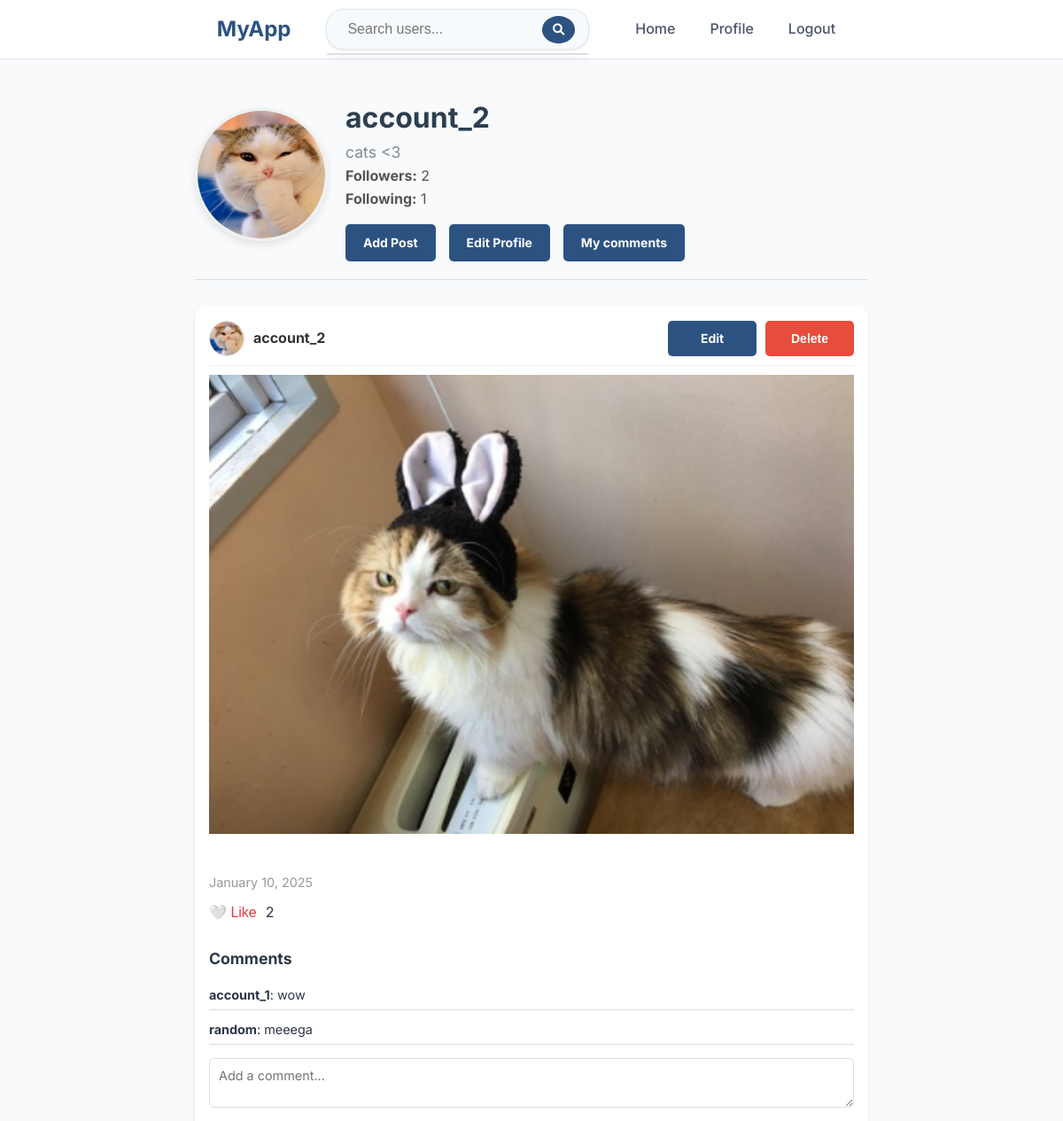
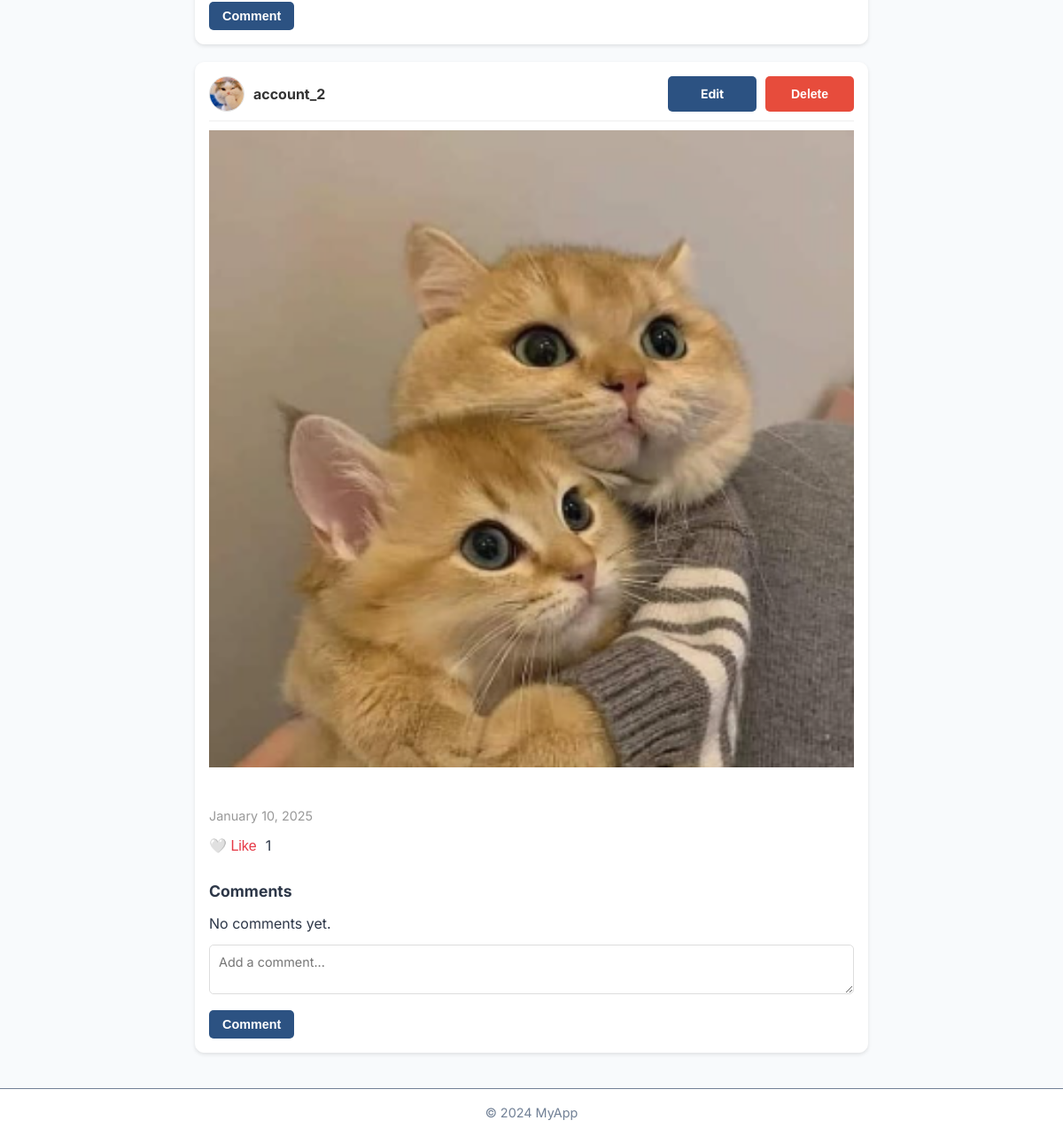
The page /profile/account_2/ (signed in) on the database its author committed (2 pictures, top to bottom).
### social_network/models.py (models this page shows, shortened)
class Profile(models.Model):
    user = models.OneToOneField(User, on_delete=models.CASCADE)
    bio = models.TextField(max_length=500, blank=True)
    profile_picture = models.ImageField(upload_to='profile_pictures/', null=True, blank=True)
    followers = models.ManyToManyField('self', symmetrical=False, related_name='following', blank=True)

class Post(models.Model):
    author = models.ForeignKey(User, on_delete=models.CASCADE)
    content = models.TextField(blank=True)
    image = models.ImageField(upload_to='post_images/', null=True, blank=True)
    created_at = models.DateTimeField(auto_now_add=True)
    updated_at = models.DateTimeField(auto_now=True)
    def is_liked_by(self, user):
        return self.likes.filter(user=user).exists()

class Comment(models.Model):
    post = models.ForeignKey(Post, on_delete=models.CASCADE, related_name='comments')
    author = models.ForeignKey(Profile, on_delete=models.CASCADE)
    content = models.TextField()
    created_at = models.DateTimeField(auto_now_add=True)

### social_network/views.py (the view, shortened to what this page needs)
# urls.py: path('profile/<str:username>/', views.profile_view, name='profile_view'),
@login_required
def profile_view(request, username):
    user = get_object_or_404(User, username=username)
    profile = user.profile
    posts = Post.objects.filter(author=user).order_by('-created_at')
    for post in posts:
        post.is_liked = post.is_liked_by(request.user)
    followers = Follow.objects.filter(followed=user)
    following = Follow.objects.filter(follower=user)
    is_following = Follow.objects.filter(follower=request.user, followed=user).exists()
    return render(request, 'profile/profile.html', {
        'profile': profile,
        'posts': posts,
        'followers': followers,
        'following': following,
        'is_following': is_following,
        'is_my_profile': request.user == user,
    })

### templates/profile/profile.html (shortened to what this page needs)
{% extends 'base.html' %}
{% load static %}
{% block content %}
<link rel="stylesheet" href="{% static 'css/profile.css' %}">
<div class="profile-container">
    <div class="profile-header">
        <div class="profile-picture">
            <img src="{% if profile.profile_picture %}{{ profile.profile_picture.url }}{% else %}{% static 'default_profile_picture.jpg' %}{% endif %}" alt="Profile Picture">
        </div>
        <div class="profile-info">
            <div class="username-section">
                <h1>{{ profile.user.username }}</h1>
            </div>
            <p class="bio">{{ profile.bio }}</p>
            <div class="followers-info">
                <p><strong>Followers:</strong> {{ followers.count }}</p>
                <p><strong>Following:</strong> {{ following.count }}</p>
            </div>
            {% if is_my_profile %}
                    <div class="profile-actions">
                        <a href="{% url 'add_post' %}" class="btn-primary">Add Post</a>
                        <a href="{% url 'edit_profile' %}" class="btn-secondary">Edit Profile</a>
                        <a href="{% url 'download_comments' %}" class="btn-secondary">My comments</a>
                    </div>
            {% endif %}
        </div>
    </div>
    <div class="posts-container">
        <div class="posts-grid">
            {% for post in posts %}
                <div class="post">
                    <div class="post-header">
                        <div class="post-header-left">
                            <img src="{% if profile.profile_picture %}{{ profile.profile_picture.url }}{% else %}{% static 'default_profile_picture.jpg' %}{% endif %}"
                                 alt="Profile Picture" class="profile-picture">
                            <span class="post-author">{{ profile.user.username }}</span>
                        </div>
                        {% if is_my_profile %}
                            <div class="post-actions">
                                <a href="{% url 'edit_post' post.id %}" class="btn-edit">Edit</a>
                                <form method="POST" action="{% url 'delete_post' post.id %}" style="display:inline;">
                                    <button type="submit" class="btn-delete">Delete</button>
                                </form>
                            </div>
                        {% endif %}
                    </div>
                    {% if post.image %}
                        <div class="post-image-container">
                            <img src="{{ post.image.url }}" alt="Post Image" class="post-image">
                        </div>
                    {% endif %}
                    <div class="post-footer">
                        <span class="post-date">{{ post.created_at|date:"F j, Y" }}</span>
                        <div class="like-section">
                            <button class="like-button" data-post-id="{{ post.id }}" data-liked="{{ post.is_liked }}">
                                {% if post.is_liked %}
                                    ❤️ Unlike
                                {% else %}
                                    🤍 Like
                                {% endif %}
                            </button>
                            <span class="likes-count">{{ post.likes.count }}</span>
                        </div>
                        <div class="comments-section">
                            <h4>Comments</h4>
                            <ul>
                                {% for comment in post.comments.all %}
                                    <li class="comment-item">
                                        <div class="comment-content">
                                            <strong>{{ comment.author.user.username }}</strong>: {{ comment.content }}
                                        </div>
                                    </li>
                                {% empty %}
                                    <p>No comments yet.</p>
                                {% endfor %}
                            </ul>
                            <form method="post" action="{% url 'comment_post' post.id %}">
                                <textarea name="content" placeholder="Add a comment..." required></textarea>
                                <button type="submit" class="comment-button">Comment</button>
                            </form>
                        </div>
                    </div>
                </div>
            {% empty %}
                <p>No posts yet.</p>
            {% endfor %}
        </div>
    </div>
</div>
{% endblock %}

### static/css/base.css (style rules this page uses)
* { margin: 0; padding: 0; box-sizing: border-box; }
body { font-family: 'Inter', sans-serif; background-color: #f8fafc; color: #2d3748; line-height: 1.6; display: flex; flex-direction: column; min-height: 100vh; }

### static/css/profile.css (style rules this page uses)
body { font-family: 'Inter', sans-serif; background-color: #f8fafc; color: #2d3748; line-height: 1.6; }
.profile-container { margin: 20px auto; max-width: 800px; padding: 20px; display: flex; flex-direction: column; align-items: center; }
.profile-header { display: flex; align-items: center; gap: 20px; margin-bottom: 30px; border-bottom: 1px solid #ddd; padding-bottom: 20px; width: 100%; }
.profile-picture img { width: 150px; height: 150px; border-radius: 50%; object-fit: cover; border: 3px solid #f0f0f0; box-shadow: 0 4px 10px rgba(0, 0, 0, 0.1); }
.profile-info { flex: 1; }
.username-section { display: flex; align-items: center; gap: 15px; }
.username-section h1 { font-size: 2rem; font-weight: bold; margin: 0; color: #2c3e50; }
.profile-info h1 { font-size: 2rem; font-weight: bold; color: #2c3e50; }
.profile-info .bio { font-size: 1.1rem; color: #7f8c8d; }
.followers-info p { margin: 0; font-size: 1rem; color: #555; }
.profile-actions { display: flex; gap: 15px; margin-top: 15px; }
.btn-primary, .btn-secondary { padding: 10px 20px; font-size: 14px; font-weight: bold; border-radius: 5px; text-decoration: none; color: #ffffff; border: none; cursor: pointer; display: inline-block; }
.btn-primary { background-color: #2c5282; }
.btn-secondary { background-color: #2c5282; }
.posts-container { width: 100%; }
.posts-grid { display: flex; flex-direction: column; gap: 20px; width: 100%; }
.post { background-color: #ffffff; border: 1px solid #ffffff; border-radius: 10px; overflow: hidden; box-shadow: 0 2px 4px rgba(0, 0, 0, 0.1); display: flex; flex-direction: column; transition: transform 0.3s ease, box-shadow 0.3s ease; padding: 15px; }
.post-header { display: flex; justify-content: space-between; align-items: center; padding-bottom: 10px; border-bottom: 1px solid #eee; }
.post-header .post-header-left { display: flex; align-items: center; gap: 10px; }
.post-header .profile-picture { width: 40px; height: 40px; border-radius: 50%; object-fit: cover; border: 1px solid #ddd; }
.post-header .post-author { font-weight: bold; font-size: 1rem; color: #333; }
.post-image-container { margin: 10px 0; overflow: hidden; }
.post-image { width: 100%; height: auto; object-fit: cover; }
.post-footer { display: flex; flex-direction: column; gap: 10px; }
.post-date { font-size: 0.9rem; color: #999; }
.post-actions { display: flex; gap: 10px; }
.post-actions a, .post-actions button { padding: 10px 20px; font-size: 14px; border-radius: 5px; text-decoration: none; color: white; border: none; cursor: pointer; display: inline-block; min-width: 100px; height: 40px; text-align: center; font-weight: bold; line-height: 20px; }
.post-actions .btn-edit { background-color: #2c5282; }
.post-actions .btn-delete { background-color: #e74c3c; }
.comments-section { margin-top: 15px; }
.comments-section h4 { margin-bottom: 10px; font-size: 1.1rem; color: #2d3748; }
.comments-section ul { list-style: none; padding: 0; }
.comments-section ul li { margin-bottom: 5px; font-size: 0.9rem; color: #2d3748; }
.comments-section textarea { width: 100%; padding: 10px; border: 1px solid #ddd; border-radius: 5px; margin-top: 10px; font-size: 0.9rem; font-family: 'Inter', sans-serif; }
.comment-button { margin-top: 10px; padding: 8px 15px; background-color: #2c5282; color: white; border: none; border-radius: 5px; cursor: pointer; transition: background-color 0.3s ease; font-size: 0.9rem; font-weight: bold; }
.comments-section ul { list-style: none; padding: 0; margin: 0; }
.comment-item { display: flex; justify-content: space-between; align-items: center; margin-bottom: 10px; padding: 5px 0; border-bottom: 1px solid #ddd; }
.comment-content { flex-grow: 1; font-size: 0.9rem; color: #2d3748; }
.like-section { display: flex; align-items: center; gap: 10px; }
.like-button { background: none; border: none; cursor: pointer; font-size: 1rem; color: #e63946; transition: color 0.3s ease; }

### rows shown on the page
Profile: profile_picture (picture), user.username "account_2", bio "cats <3"
Post: profile_picture (picture), image (picture), created_at "January 10, 2025", shows "🤍 Like", likes.count "2"
Comment: author.user.username "account_1", content "wow"
Comment: author.user.username "random", content "meeega"
Post: profile_picture (picture), image (picture), created_at "January 10, 2025", shows "🤍 Like", likes.count "1"

### other values the page prints
{{ followers.count }} "2"
{{ following.count }} "1"
